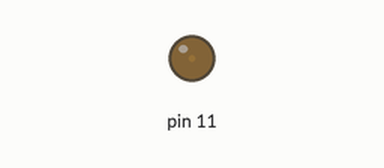
This sketch was run on a simulated Arduino Uno, built with avr-gcc and run on an emulated ATmega328P. Parts: output pins drawn as LEDs (lit = HIGH).

Above: at 0.05 s.
At 1.15 s:
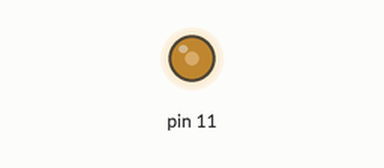
At 2.3 s:
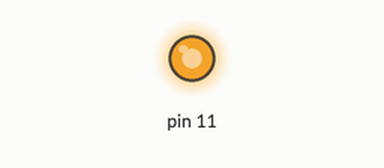
At 4.6 s:
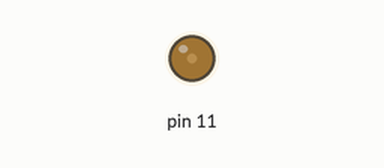
Timing chart, 0 to 6.7 s (numbered marks = the images above):
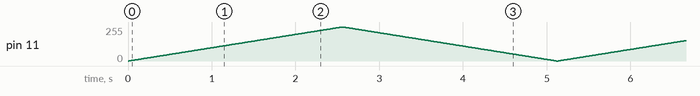

The sketch:

analog_test1.ino
```cpp
//analogWrite 테스트, 0~255 중 어떤 값을 주냐에 따라 밝기가 달라짐

void setup() {
  // put your setup code here, to run once:
  pinMode(11,OUTPUT);
}

void loop() {
  // put your main code here, to run repeatedly:
  //0~255
  for(int i = 0;i<256;i++){
     analogWrite(11,i);
     delay(10);
  }
  for(int i = 255;i>=0;i--){
     analogWrite(11,i);
     delay(10);
  }
  //analogWrite(11,255); //켜진상태(밝은불)
  //analogWrite(11,127); //켜진상태(중간밝기 불)
  //analogWrite(11,0); //꺼진상태
}
```
